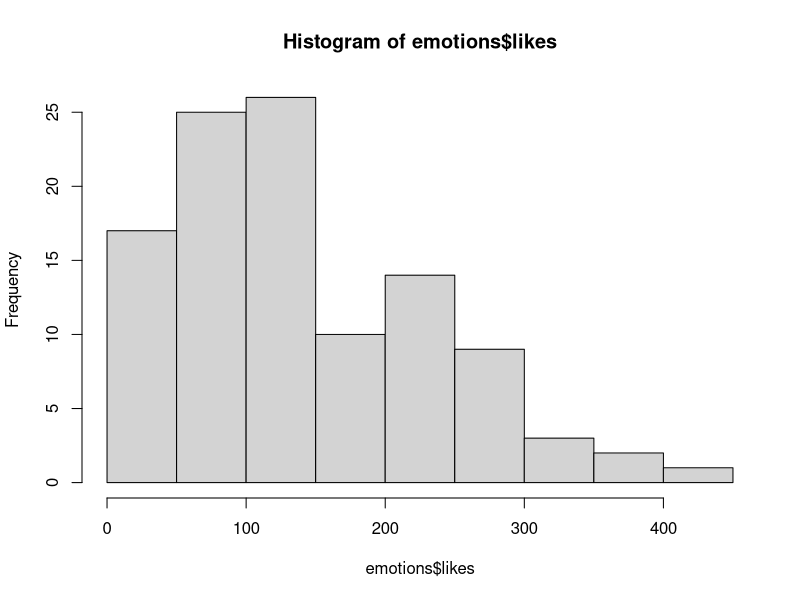
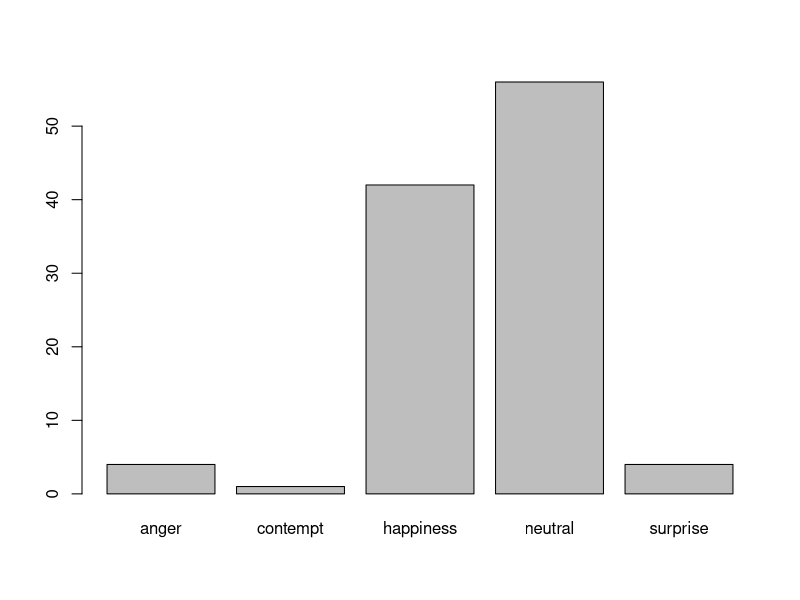

R code for these plots, in order:

# Read in the data file
emotions <- read.csv("../datasets/emotion-likes-dataset.csv")

# Print the structure of the data frame to the screen
str(emotions)

# Get the possible values of the emotion 
# variable as well as the counts for each value
emfreq <- table(emotions$emotion)

# Get some descriptive statistics of the
# distribution of the number of likes
mean(emotions$likes)
sd(emotions$likes)
max(emotions$likes)
min(emotions$likes)

# Plot the distribution of the 
# number of likes
hist(emotions$likes)

# Plot the distribution of the
# number of photos with each emotion
barplot(emfreq)

